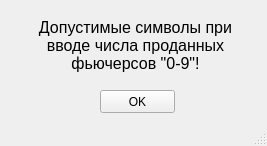
<?xml version="1.0" encoding="UTF-8"?>
<ui version="4.0">
 <class>MainWindow</class>
 <widget class="QMainWindow" name="MainWindow">
  <property name="geometry">
   <rect>
    <x>0</x>
    <y>0</y>
    <width>267</width>
    <height>146</height>
   </rect>
  </property>
  <property name="windowTitle">
   <string>Ошибка</string>
  </property>
  <property name="windowIcon">
   <iconset>
    <normaloff>../../../../../307313.png</normaloff>../../../../../307313.png</iconset>
  </property>
  <widget class="QWidget" name="centralwidget">
   <widget class="QPushButton" name="Ok_Button">
    <property name="geometry">
     <rect>
      <x>100</x>
      <y>90</y>
      <width>75</width>
      <height>23</height>
     </rect>
    </property>
    <property name="text">
     <string>OK</string>
    </property>
   </widget>
   <widget class="QLabel" name="label">
    <property name="geometry">
     <rect>
      <x>20</x>
      <y>10</y>
      <width>231</width>
      <height>71</height>
     </rect>
    </property>
    <property name="font">
     <font>
      <pointsize>12</pointsize>
     </font>
    </property>
    <property name="layoutDirection">
     <enum>Qt::LeftToRight</enum>
    </property>
    <property name="text">
     <string>Допустимые символы при вводе числа проданных фьючерсов &quot;0-9&quot;!</string>
    </property>
    <property name="alignment">
     <set>Qt::AlignCenter</set>
    </property>
    <property name="wordWrap">
     <bool>true</bool>
    </property>
   </widget>
  </widget>
  <widget class="QMenuBar" name="menubar">
   <property name="geometry">
    <rect>
     <x>0</x>
     <y>0</y>
     <width>267</width>
     <height>21</height>
    </rect>
   </property>
  </widget>
  <widget class="QStatusBar" name="statusbar"/>
 </widget>
 <resources/>
 <connections/>
</ui>
